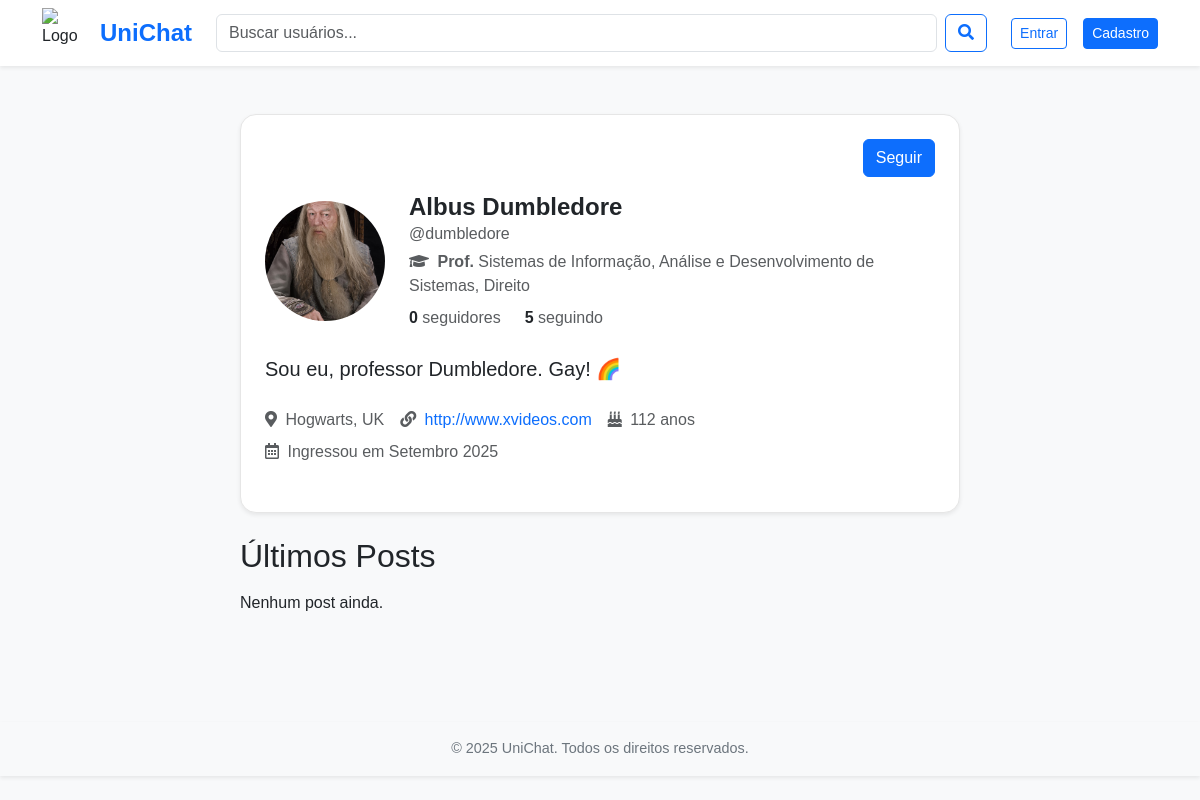
Page /profile/dumbledore/ on the committed database.
### users/models.py (models this page shows, shortened)
class Profile(models.Model):
    user = models.OneToOneField('auth.User', on_delete=models.CASCADE)
    bio = models.TextField(blank=True)
    avatar = models.ImageField(upload_to='avatars/', blank=True, null=True)
    date_of_birth = models.DateField(null=True, blank=True)
    location = models.CharField(max_length=100, blank=True)
    website = models.URLField(max_length=200, blank=True)
    course = models.ManyToManyField(Course, related_name='students', blank=True)
    following = models.ManyToManyField(User, related_name='followers', symmetrical=False, blank=True)
    is_teacher = models.BooleanField(default=False)

class Course(models.Model):
    name = models.CharField(max_length=100)

### users/views.py (the view)
# urls.py: path('profile/<str:username>/', views.profile_view, name='profile'),
def profile_view(request, username=None):
    if username is None:
        return redirect('profile', username=request.user.username)
    target_user = get_object_or_404(User, username=username)
    try:
        target_profile = target_user.profile
    except Profile.DoesNotExist:
        target_profile = Profile.objects.create(user=target_user)
    is_following = False
    if request.user.is_authenticated:
        if request.user != target_user:
            is_following = request.user.profile.following.filter(id=target_user.id).exists()
    followers_count = target_user.followers.count()
    following_count = target_profile.following.count()
    age = None
    if target_profile.date_of_birth:
        today = date.today()
        birth_date = target_profile.date_of_birth
        age = today.year - birth_date.year - ((today.month, today.day) < (birth_date.month, birth_date.day))
    posts = Post.objects.filter(
        author=target_user
    ).select_related(
        'author__profile'
    ).prefetch_related(
        'comments__author__profile',
        'comments__replies__author__profile'
    ).order_by('-created_at')
    context = {
        'target_user': target_user,
        'target_profile': target_profile,
        'is_following': is_following,
        'age': age,
        'followers_count': followers_count,
        'following_count': following_count,
        'posts': posts,
    }
    return render(request, 'users/profile.html', context)

### users/templates/users/profile.html (shortened to what this page needs)
{% extends "base.html" %}
{% load static %}
{% block extra_head %}
    <link rel="stylesheet" href="{% static 'users/css/profile.css' %}">
    <link rel="stylesheet" href="https://cdnjs.cloudflare.com/ajax/libs/font-awesome/5.15.4/css/all.min.css">
{% endblock %}
{% block content %}
<div class="container mt-4">
    <div class="row">
        <div class="col-md-8 offset-md-2">
            <div class="card shadow-sm p-4 mb-4">
                <div class="d-flex justify-content-end mb-3">
                    {% if request.user == target_user %}
                        <a href="{% url 'profile_update' %}" class="btn btn-primary">
                            <i class="fas fa-pencil-alt"></i> Editar perfil
                        </a>
                    {% else %}
                        <a href="{% url 'follow_user' username=target_user.username %}" class="btn btn-primary">
                            {% if is_following %}
                                Deixar de Seguir
                            {% else %}
                                Seguir
                            {% endif %}
                        </a>
                    {% endif %}
                </div>
                <div class="d-flex align-items-center mb-4">
                    <div class="me-4">
                        {% if target_profile.avatar %}
                            <img src="{{ target_profile.avatar.url }}" alt="Profile Avatar" class="rounded-circle" style="width: 120px; height: 120px; object-fit: cover;">
                        {% else %}
                            <img src="{% static 'img/default_profile.png' %}" alt="Default Profile" class="rounded-circle" style="width: 120px; height: 120px; object-fit: cover;">
                        {% endif %}
                    </div>
                    <div>
                        <h1 class="h4 fw-bold mb-0">{{ target_user.first_name }} {{ target_user.last_name }}</h1>
                        <p class="text-muted mb-1">@{{ target_user.username }}</p>
                        <div class="d-flex flex-column">
                            {% if target_profile and target_profile.course.exists %}
                                <p class="text-muted mb-0"><i class="fas fa-graduation-cap me-1"></i>
                                    {% if target_profile.is_teacher %}
                                        <span class="fw-bold">Prof.</span>
                                    {% endif %}
                                    {% for course in target_profile.course.all %}
                                        {{ course.name }}{% if not forloop.last %}, {% endif %}
                                    {% endfor %}
                                </p>
                            {% endif %}
                            <div class="d-flex mt-2">
                                <a href="#" class="me-4 text-decoration-none text-dark" data-bs-toggle="modal" data-bs-target="#followModal" data-list-type="followers">
                                    <span class="fw-bold">{{ followers_count }}</span>
                                    <span class="text-muted">seguidores</span>
                                </a>
                                <a href="#" class="text-decoration-none text-dark" data-bs-toggle="modal" data-bs-target="#followModal" data-list-type="following">
                                    <span class="fw-bold">{{ following_count }}</span>
                                    <span class="text-muted">seguindo</span>
                                </a>
                            </div>
                        </div>
                    </div>
                </div>
                <p class="lead mb-4">{{ target_profile.bio|default:"Nenhuma bio adicionada ainda." }}</p>
                <ul class="list-unstyled d-flex flex-wrap text-muted">
                    {% if target_profile and target_profile.location %}
                    <li class="me-3 mb-2">
                        <i class="fas fa-map-marker-alt me-1"></i> {{ target_profile.location }}
                    </li>
                    {% endif %}
                    {% if target_profile and target_profile.website %}
                    <li class="me-3 mb-2">
                        <i class="fas fa-link me-1"></i> <a href="{{ target_profile.website }}" class="text-decoration-none">{{ target_profile.website }}</a>
                    </li>
                    {% endif %}
                    {% if age is not None %}
                    <li class="me-3 mb-2">
                        <i class="fas fa-birthday-cake me-1"></i> {{ age }} anos
                    </li>
                    {% endif %}
                    <li class="me-3 mb-2">
                        <i class="far fa-calendar-alt me-1"></i> Ingressou em {{ target_user.date_joined|date:"F Y" }}
                    </li>
                </ul>
            </div>
            <div class="posts-section mt-4">
                <h2 class="mb-3">Últimos Posts</h2>
                {% for post in posts %}
                    {% include "posts/post_card.html" %}
                {% empty %}
                    <p>Nenhum post ainda.</p>
                {% endfor %}
            </div>
            </div>
    </div>
</div>
{% endblock %}

### core/static/chat.css (style rules this page uses)
:root { --cor-primaria: #0a4ebd; --cor-primaria-hover: #083d9b; --cor-fundo: #f0f2f5; --cor-fundo-form: #ffffff; --cor-fundo-ponto: rgba(0, 0, 0, 0.08); }

### core/static/base.css (style rules this page uses)
body { background-color: #f8f9fa; font-family: 'Arial', sans-serif; color: #212529; }
.btn-primary { background-color: #0d6efd; border-color: #0d6efd; transition: background-color 0.3s ease; }
.card { border-radius: 16px; background: #ffffff; border: 1px solid #e6e6e6; padding: 1.5rem; }

### rows in the picture
Profile: avatar (picture), bio "Sou eu, professor Dumbledore. Gay! 🌈", location "Hogwarts, UK", website "http://www.xvideos.com"
Course: name "Sistemas de Informação"
Course: name "Análise e Desenvolvimento de Sistemas"
Course: name "Direito"

### other values in the picture
{{ target_user.first_name }} "Albus"
{{ target_user.last_name }} "Dumbledore"
{{ target_user.username }} "dumbledore"
{{ followers_count }} "0"
{{ following_count }} "5"
{{ age }} "112"
{{ target_user.date_joined|date:"F Y" }} "Setembro 2025"
